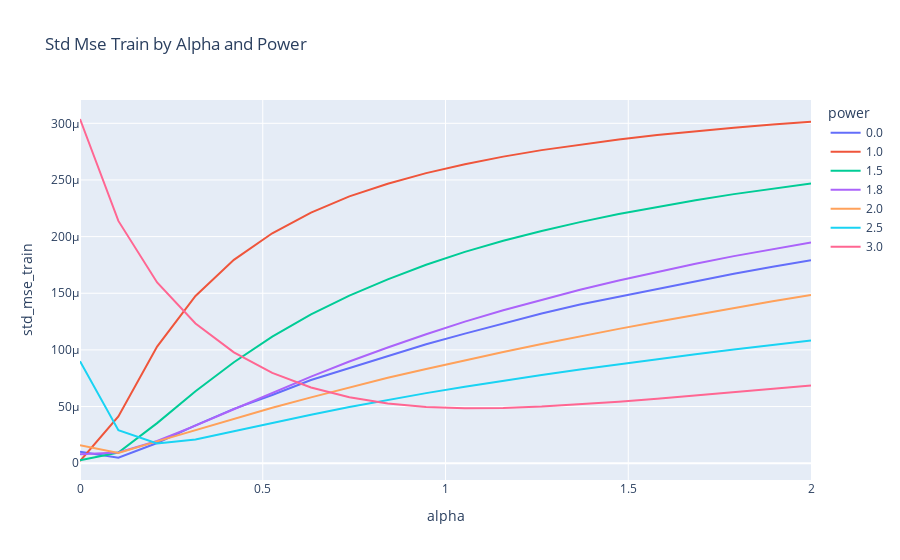

The code cell stored with this chart in its notebook:
### Code cell
plot_measure('std_mse_train')

### Figure 1 — Plotly figure (JSON) as saved in the notebook; plotly's stock layout.template omitted (floating-point values rounded to 4 significant figures)
{"data": [{"hovertemplate": "power=0.0<br>alpha=%{x}<br>std_mse_train=%{y}<extra></extra>", "legendgroup": "0.0", "line": {"color": "#636efa", "dash": "solid"}, "marker": {"symbol": "circle"}, "mode": "lines", "name": "0.0", "orientation": "v", "showlegend": true, "type": "scatter", "x": [0, 0.105, 0.211, 0.316, 0.421, 0.526, 0.632, 0.737, 0.842, 0.947, 1.053, 1.158, 1.263, 1.368, 1.474, 1.579, 1.684, 1.789, 1.895, 2], "xaxis": "x", "y": [1.018e-05, 4.906e-06, 1.786e-05, 3.332e-05, 4.792e-05, 6.02e-05, 7.341e-05, 8.402e-05, 9.482e-05, 0.0001051, 0.0001144, 0.0001234, 0.0001321, 0.0001401, 0.0001469, 0.0001541, 0.0001609, 0.0001673, 0.0001734, 0.0001792], "yaxis": "y"}, {"hovertemplate": "power=1.0<br>alpha=%{x}<br>std_mse_train=%{y}<extra></extra>", "legendgroup": "1.0", "line": {"color": "#EF553B", "dash": "solid"}, "marker": {"symbol": "circle"}, "mode": "lines", "name": "1.0", "orientation": "v", "showlegend": true, "type": "scatter", "x": [0, 0.105, 0.211, 0.316, 0.421, 0.526, 0.632, 0.737, 0.842, 0.947, 1.053, 1.158, 1.263, 1.368, 1.474, 1.579, 1.684, 1.789, 1.895, 2], "xaxis": "x", "y": [1.935e-06, 4.131e-05, 0.0001029, 0.0001476, 0.0001795, 0.0002029, 0.0002212, 0.0002355, 0.0002466, 0.000256, 0.0002639, 0.0002706, 0.0002763, 0.0002813, 0.0002857, 0.0002896, 0.000293, 0.0002961, 0.0002989, 0.0003014], "yaxis": "y"}, {"hovertemplate": "power=1.5<br>alpha=%{x}<br>std_mse_train=%{y}<extra></extra>", "legendgroup": "1.5", "line": {"color": "#00cc96", "dash": "solid"}, "marker": {"symbol": "circle"}, "mode": "lines", "name": "1.5", "orientation": "v", "showlegend": true, "type": "scatter", "x": [0, 0.105, 0.211, 0.316, 0.421, 0.526, 0.632, 0.737, 0.842, 0.947, 1.053, 1.158, 1.263, 1.368, 1.474, 1.579, 1.684, 1.789, 1.895, 2], "xaxis": "x", "y": [2.508e-06, 9.443e-06, 3.535e-05, 6.349e-05, 8.912e-05, 0.0001117, 0.0001314, 0.0001478, 0.0001622, 0.0001751, 0.0001865, 0.0001963, 0.000205, 0.0002128, 0.0002199, 0.0002263, 0.0002321, 0.0002375, 0.0002424, 0.0002469], "yaxis": "y"}, {"hovertemplate": "power=1.8<br>alpha=%{x}<br>std_mse_train=%{y}<extra></extra>", "legendgroup": "1.8", "line": {"color": "#ab63fa", "dash": "solid"}, "marker": {"symbol": "circle"}, "mode": "lines", "name": "1.8", "orientation": "v", "showlegend": true, "type": "scatter", "x": [0, 0.105, 0.211, 0.316, 0.421, 0.526, 0.632, 0.737, 0.842, 0.947, 1.053, 1.158, 1.263, 1.368, 1.474, 1.579, 1.684, 1.789, 1.895, 2], "xaxis": "x", "y": [7.895e-06, 9.415e-06, 1.96e-05, 3.319e-05, 4.762e-05, 6.216e-05, 7.645e-05, 8.973e-05, 0.0001021, 0.0001138, 0.000125, 0.000135, 0.0001443, 0.0001531, 0.0001613, 0.000169, 0.0001761, 0.0001828, 0.000189, 0.0001948], "yaxis": "y"}, {"hovertemplate": "power=2.0<br>alpha=%{x}<br>std_mse_train=%{y}<extra></extra>", "legendgroup": "2.0", "line": {"color": "#FFA15A", "dash": "solid"}, "marker": {"symbol": "circle"}, "mode": "lines", "name": "2.0", "orientation": "v", "showlegend": true, "type": "scatter", "x": [0, 0.105, 0.211, 0.316, 0.421, 0.526, 0.632, 0.737, 0.842, 0.947, 1.053, 1.158, 1.263, 1.368, 1.474, 1.579, 1.684, 1.789, 1.895, 2], "xaxis": "x", "y": [1.593e-05, 8.952e-06, 1.925e-05, 2.934e-05, 3.931e-05, 4.89e-05, 5.811e-05, 6.706e-05, 7.534e-05, 8.319e-05, 9.082e-05, 9.809e-05, 0.0001052, 0.000112, 0.0001186, 0.0001249, 0.0001311, 0.0001371, 0.0001429, 0.0001484], "yaxis": "y"}, {"hovertemplate": "power=2.5<br>alpha=%{x}<br>std_mse_train=%{y}<extra></extra>", "legendgroup": "2.5", "line": {"color": "#19d3f3", "dash": "solid"}, "marker": {"symbol": "circle"}, "mode": "lines", "name": "2.5", "orientation": "v", "showlegend": true, "type": "scatter", "x": [0, 0.105, 0.211, 0.316, 0.421, 0.526, 0.632, 0.737, 0.842, 0.947, 1.053, 1.158, 1.263, 1.368, 1.474, 1.579, 1.684, 1.789, 1.895, 2], "xaxis": "x", "y": [8.995e-05, 2.906e-05, 1.747e-05, 2.094e-05, 2.816e-05, 3.563e-05, 4.283e-05, 4.957e-05, 5.59e-05, 6.184e-05, 6.746e-05, 7.278e-05, 7.782e-05, 8.268e-05, 8.735e-05, 9.181e-05, 9.615e-05, 0.0001004, 0.0001044, 0.0001083], "yaxis": "y"}, {"hovertemplate": "power=3.0<br>alpha=%{x}<br>std_mse_train=%{y}<extra></extra>", "legendgroup": "3.0", "line": {"color": "#FF6692", "dash": "solid"}, "marker": {"symbol": "circle"}, "mode": "lines", "name": "3.0", "orientation": "v", "showlegend": true, "type": "scatter", "x": [0, 0.105, 0.211, 0.316, 0.421, 0.526, 0.632, 0.737, 0.842, 0.947, 1.053, 1.158, 1.263, 1.368, 1.474, 1.579, 1.684, 1.789, 1.895, 2], "xaxis": "x", "y": [0.0003038, 0.0002139, 0.0001595, 0.0001233, 9.781e-05, 7.97e-05, 6.688e-05, 5.825e-05, 5.276e-05, 4.97e-05, 4.853e-05, 4.877e-05, 4.995e-05, 5.184e-05, 5.419e-05, 5.682e-05, 5.964e-05, 6.257e-05, 6.56e-05, 6.864e-05], "yaxis": "y"}], "layout": {"legend": {"title": {"text": "power"}, "tracegroupgap": 0}, "title": {"text": "Std Mse Train by Alpha and Power"}, "xaxis": {"anchor": "y", "domain": [0, 1], "title": {"text": "alpha"}}, "yaxis": {"anchor": "x", "domain": [0, 1], "title": {"text": "std_mse_train"}}}}
